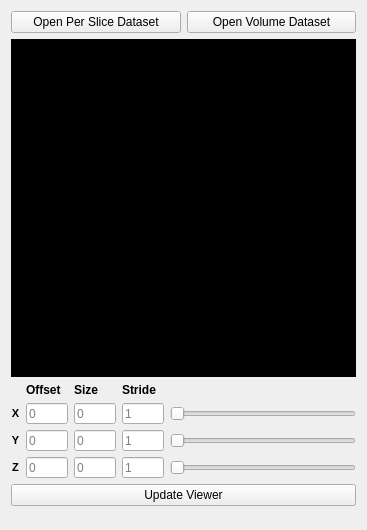
<?xml version="1.0" encoding="UTF-8"?>
<ui version="4.0">
 <class>data_toolbox</class>
 <widget class="QWidget" name="data_toolbox">
  <property name="enabled">
   <bool>true</bool>
  </property>
  <property name="geometry">
   <rect>
    <x>0</x>
    <y>0</y>
    <width>367</width>
    <height>530</height>
   </rect>
  </property>
  <property name="sizePolicy">
   <sizepolicy hsizetype="Expanding" vsizetype="Expanding">
    <horstretch>0</horstretch>
    <verstretch>0</verstretch>
   </sizepolicy>
  </property>
  <property name="windowTitle">
   <string>Data Toolbox</string>
  </property>
  <layout class="QGridLayout" name="gridLayout_2">
   <item row="0" column="0" colspan="5">
    <layout class="QHBoxLayout" name="horizontal_layout">
     <item>
      <widget class="QPushButton" name="button_open_slice">
       <property name="text">
        <string>Open Per Slice Dataset</string>
       </property>
      </widget>
     </item>
     <item>
      <widget class="QPushButton" name="button_open_volume">
       <property name="text">
        <string>Open Volume Dataset</string>
       </property>
      </widget>
     </item>
    </layout>
   </item>
   <item row="1" column="0" colspan="5">
    <widget class="QxtLetterBoxWidget" name="letterbox">
     <property name="sizePolicy">
      <sizepolicy hsizetype="Expanding" vsizetype="Expanding">
       <horstretch>0</horstretch>
       <verstretch>4</verstretch>
      </sizepolicy>
     </property>
     <layout class="QGridLayout" name="gridLayout">
      <property name="leftMargin">
       <number>0</number>
      </property>
      <property name="topMargin">
       <number>0</number>
      </property>
      <property name="rightMargin">
       <number>0</number>
      </property>
      <property name="bottomMargin">
       <number>0</number>
      </property>
      <property name="spacing">
       <number>0</number>
      </property>
      <item row="1" column="0">
       <widget class="pli::roi_selector" name="image">
        <property name="sizePolicy">
         <sizepolicy hsizetype="Ignored" vsizetype="Ignored">
          <horstretch>0</horstretch>
          <verstretch>0</verstretch>
         </sizepolicy>
        </property>
        <property name="minimumSize">
         <size>
          <width>0</width>
          <height>0</height>
         </size>
        </property>
        <property name="palette">
         <palette>
          <active>
           <colorrole role="WindowText">
            <brush brushstyle="SolidPattern">
             <color alpha="255">
              <red>255</red>
              <green>255</green>
              <blue>255</blue>
             </color>
            </brush>
           </colorrole>
           <colorrole role="Button">
            <brush brushstyle="SolidPattern">
             <color alpha="255">
              <red>0</red>
              <green>0</green>
              <blue>0</blue>
             </color>
            </brush>
           </colorrole>
           <colorrole role="Light">
            <brush brushstyle="SolidPattern">
             <color alpha="255">
              <red>0</red>
              <green>0</green>
              <blue>0</blue>
             </color>
            </brush>
           </colorrole>
           <colorrole role="Midlight">
            <brush brushstyle="SolidPattern">
             <color alpha="255">
              <red>0</red>
              <green>0</green>
              <blue>0</blue>
             </color>
            </brush>
           </colorrole>
           <colorrole role="Dark">
            <brush brushstyle="SolidPattern">
             <color alpha="255">
              <red>0</red>
              <green>0</green>
              <blue>0</blue>
             </color>
            </brush>
           </colorrole>
           <colorrole role="Mid">
            <brush brushstyle="SolidPattern">
             <color alpha="255">
              <red>0</red>
              <green>0</green>
              <blue>0</blue>
             </color>
            </brush>
           </colorrole>
           <colorrole role="Text">
            <brush brushstyle="SolidPattern">
             <color alpha="255">
              <red>255</red>
              <green>255</green>
              <blue>255</blue>
             </color>
            </brush>
           </colorrole>
           <colorrole role="BrightText">
            <brush brushstyle="SolidPattern">
             <color alpha="255">
              <red>255</red>
              <green>255</green>
              <blue>255</blue>
             </color>
            </brush>
           </colorrole>
           <colorrole role="ButtonText">
            <brush brushstyle="SolidPattern">
             <color alpha="255">
              <red>255</red>
              <green>255</green>
              <blue>255</blue>
             </color>
            </brush>
           </colorrole>
           <colorrole role="Base">
            <brush brushstyle="SolidPattern">
             <color alpha="255">
              <red>0</red>
              <green>0</green>
              <blue>0</blue>
             </color>
            </brush>
           </colorrole>
           <colorrole role="Window">
            <brush brushstyle="SolidPattern">
             <color alpha="255">
              <red>0</red>
              <green>0</green>
              <blue>0</blue>
             </color>
            </brush>
           </colorrole>
           <colorrole role="Shadow">
            <brush brushstyle="SolidPattern">
             <color alpha="255">
              <red>0</red>
              <green>0</green>
              <blue>0</blue>
             </color>
            </brush>
           </colorrole>
           <colorrole role="AlternateBase">
            <brush brushstyle="SolidPattern">
             <color alpha="255">
              <red>0</red>
              <green>0</green>
              <blue>0</blue>
             </color>
            </brush>
           </colorrole>
           <colorrole role="ToolTipBase">
            <brush brushstyle="SolidPattern">
             <color alpha="255">
              <red>255</red>
              <green>255</green>
              <blue>220</blue>
             </color>
            </brush>
           </colorrole>
           <colorrole role="ToolTipText">
            <brush brushstyle="SolidPattern">
             <color alpha="255">
              <red>0</red>
              <green>0</green>
              <blue>0</blue>
             </color>
            </brush>
           </colorrole>
          </active>
          <inactive>
           <colorrole role="WindowText">
            <brush brushstyle="SolidPattern">
             <color alpha="255">
              <red>255</red>
              <green>255</green>
              <blue>255</blue>
             </color>
            </brush>
           </colorrole>
           <colorrole role="Button">
            <brush brushstyle="SolidPattern">
             <color alpha="255">
              <red>0</red>
              <green>0</green>
              <blue>0</blue>
             </color>
            </brush>
           </colorrole>
           <colorrole role="Light">
            <brush brushstyle="SolidPattern">
             <color alpha="255">
              <red>0</red>
              <green>0</green>
              <blue>0</blue>
             </color>
            </brush>
           </colorrole>
           <colorrole role="Midlight">
            <brush brushstyle="SolidPattern">
             <color alpha="255">
              <red>0</red>
              <green>0</green>
              <blue>0</blue>
             </color>
            </brush>
           </colorrole>
           <colorrole role="Dark">
            <brush brushstyle="SolidPattern">
             <color alpha="255">
              <red>0</red>
              <green>0</green>
              <blue>0</blue>
             </color>
            </brush>
           </colorrole>
           <colorrole role="Mid">
            <brush brushstyle="SolidPattern">
             <color alpha="255">
              <red>0</red>
              <green>0</green>
              <blue>0</blue>
             </color>
            </brush>
           </colorrole>
           <colorrole role="Text">
            <brush brushstyle="SolidPattern">
             <color alpha="255">
              <red>255</red>
              <green>255</green>
              <blue>255</blue>
             </color>
            </brush>
           </colorrole>
           <colorrole role="BrightText">
            <brush brushstyle="SolidPattern">
             <color alpha="255">
              <red>255</red>
              <green>255</green>
              <blue>255</blue>
             </color>
            </brush>
           </colorrole>
           <colorrole role="ButtonText">
            <brush brushstyle="SolidPattern">
             <color alpha="255">
              <red>255</red>
              <green>255</green>
              <blue>255</blue>
             </color>
            </brush>
           </colorrole>
           <colorrole role="Base">
            <brush brushstyle="SolidPattern">
             <color alpha="255">
              <red>0</red>
              <green>0</green>
              <blue>0</blue>
             </color>
            </brush>
           </colorrole>
           <colorrole role="Window">
            <brush brushstyle="SolidPattern">
             <color alpha="255">
              <red>0</red>
              <green>0</green>
              <blue>0</blue>
             </color>
            </brush>
           </colorrole>
           <colorrole role="Shadow">
            <brush brushstyle="SolidPattern">
             <color alpha="255">
              <red>0</red>
              <green>0</green>
              <blue>0</blue>
             </color>
            </brush>
           </colorrole>
           <colorrole role="AlternateBase">
            <brush brushstyle="SolidPattern">
             <color alpha="255">
              <red>0</red>
              <green>0</green>
              <blue>0</blue>
             </color>
            </brush>
           </colorrole>
           <colorrole role="ToolTipBase">
            <brush brushstyle="SolidPattern">
             <color alpha="255">
              <red>255</red>
              <green>255</green>
              <blue>220</blue>
             </color>
            </brush>
           </colorrole>
           <colorrole role="ToolTipText">
            <brush brushstyle="SolidPattern">
             <color alpha="255">
              <red>0</red>
              <green>0</green>
              <blue>0</blue>
             </color>
            </brush>
           </colorrole>
          </inactive>
          <disabled>
           <colorrole role="WindowText">
            <brush brushstyle="SolidPattern">
             <color alpha="255">
              <red>0</red>
              <green>0</green>
              <blue>0</blue>
             </color>
            </brush>
           </colorrole>
           <colorrole role="Button">
            <brush brushstyle="SolidPattern">
             <color alpha="255">
              <red>0</red>
              <green>0</green>
              <blue>0</blue>
             </color>
            </brush>
           </colorrole>
           <colorrole role="Light">
            <brush brushstyle="SolidPattern">
             <color alpha="255">
              <red>0</red>
              <green>0</green>
              <blue>0</blue>
             </color>
            </brush>
           </colorrole>
           <colorrole role="Midlight">
            <brush brushstyle="SolidPattern">
             <color alpha="255">
              <red>0</red>
              <green>0</green>
              <blue>0</blue>
             </color>
            </brush>
           </colorrole>
           <colorrole role="Dark">
            <brush brushstyle="SolidPattern">
             <color alpha="255">
              <red>0</red>
              <green>0</green>
              <blue>0</blue>
             </color>
            </brush>
           </colorrole>
           <colorrole role="Mid">
            <brush brushstyle="SolidPattern">
             <color alpha="255">
              <red>0</red>
              <green>0</green>
              <blue>0</blue>
             </color>
            </brush>
           </colorrole>
           <colorrole role="Text">
            <brush brushstyle="SolidPattern">
             <color alpha="255">
              <red>0</red>
              <green>0</green>
              <blue>0</blue>
             </color>
            </brush>
           </colorrole>
           <colorrole role="BrightText">
            <brush brushstyle="SolidPattern">
             <color alpha="255">
              <red>255</red>
              <green>255</green>
              <blue>255</blue>
             </color>
            </brush>
           </colorrole>
           <colorrole role="ButtonText">
            <brush brushstyle="SolidPattern">
             <color alpha="255">
              <red>0</red>
              <green>0</green>
              <blue>0</blue>
             </color>
            </brush>
           </colorrole>
           <colorrole role="Base">
            <brush brushstyle="SolidPattern">
             <color alpha="255">
              <red>0</red>
              <green>0</green>
              <blue>0</blue>
             </color>
            </brush>
           </colorrole>
           <colorrole role="Window">
            <brush brushstyle="SolidPattern">
             <color alpha="255">
              <red>0</red>
              <green>0</green>
              <blue>0</blue>
             </color>
            </brush>
           </colorrole>
           <colorrole role="Shadow">
            <brush brushstyle="SolidPattern">
             <color alpha="255">
              <red>0</red>
              <green>0</green>
              <blue>0</blue>
             </color>
            </brush>
           </colorrole>
           <colorrole role="AlternateBase">
            <brush brushstyle="SolidPattern">
             <color alpha="255">
              <red>0</red>
              <green>0</green>
              <blue>0</blue>
             </color>
            </brush>
           </colorrole>
           <colorrole role="ToolTipBase">
            <brush brushstyle="SolidPattern">
             <color alpha="255">
              <red>255</red>
              <green>255</green>
              <blue>220</blue>
             </color>
            </brush>
           </colorrole>
           <colorrole role="ToolTipText">
            <brush brushstyle="SolidPattern">
             <color alpha="255">
              <red>0</red>
              <green>0</green>
              <blue>0</blue>
             </color>
            </brush>
           </colorrole>
          </disabled>
         </palette>
        </property>
        <property name="autoFillBackground">
         <bool>true</bool>
        </property>
        <property name="text">
         <string/>
        </property>
        <property name="scaledContents">
         <bool>true</bool>
        </property>
       </widget>
      </item>
     </layout>
    </widget>
   </item>
   <item row="2" column="1">
    <widget class="QLabel" name="label_offset">
     <property name="sizePolicy">
      <sizepolicy hsizetype="Minimum" vsizetype="Minimum">
       <horstretch>0</horstretch>
       <verstretch>0</verstretch>
      </sizepolicy>
     </property>
     <property name="font">
      <font>
       <weight>75</weight>
       <bold>true</bold>
      </font>
     </property>
     <property name="text">
      <string>Offset</string>
     </property>
    </widget>
   </item>
   <item row="2" column="2">
    <widget class="QLabel" name="label_size">
     <property name="sizePolicy">
      <sizepolicy hsizetype="Minimum" vsizetype="Minimum">
       <horstretch>0</horstretch>
       <verstretch>0</verstretch>
      </sizepolicy>
     </property>
     <property name="font">
      <font>
       <weight>75</weight>
       <bold>true</bold>
      </font>
     </property>
     <property name="text">
      <string>Size</string>
     </property>
    </widget>
   </item>
   <item row="2" column="3">
    <widget class="QLabel" name="label_stride">
     <property name="sizePolicy">
      <sizepolicy hsizetype="Minimum" vsizetype="Minimum">
       <horstretch>0</horstretch>
       <verstretch>0</verstretch>
      </sizepolicy>
     </property>
     <property name="font">
      <font>
       <weight>75</weight>
       <bold>true</bold>
      </font>
     </property>
     <property name="text">
      <string>Stride</string>
     </property>
    </widget>
   </item>
   <item row="3" column="0">
    <widget class="QLabel" name="label_x">
     <property name="sizePolicy">
      <sizepolicy hsizetype="Minimum" vsizetype="Minimum">
       <horstretch>0</horstretch>
       <verstretch>0</verstretch>
      </sizepolicy>
     </property>
     <property name="font">
      <font>
       <pointsize>8</pointsize>
       <weight>75</weight>
       <bold>true</bold>
      </font>
     </property>
     <property name="text">
      <string>X</string>
     </property>
     <property name="alignment">
      <set>Qt::AlignCenter</set>
     </property>
    </widget>
   </item>
   <item row="3" column="1">
    <widget class="QLineEdit" name="line_edit_offset_x">
     <property name="sizePolicy">
      <sizepolicy hsizetype="Fixed" vsizetype="Fixed">
       <horstretch>0</horstretch>
       <verstretch>0</verstretch>
      </sizepolicy>
     </property>
     <property name="minimumSize">
      <size>
       <width>42</width>
       <height>21</height>
      </size>
     </property>
     <property name="maximumSize">
      <size>
       <width>42</width>
       <height>21</height>
      </size>
     </property>
     <property name="toolTip">
      <string>Offset</string>
     </property>
     <property name="text">
      <string/>
     </property>
     <property name="alignment">
      <set>Qt::AlignLeading|Qt::AlignLeft|Qt::AlignVCenter</set>
     </property>
     <property name="placeholderText">
      <string>0</string>
     </property>
    </widget>
   </item>
   <item row="3" column="2">
    <widget class="QLineEdit" name="line_edit_size_x">
     <property name="sizePolicy">
      <sizepolicy hsizetype="Fixed" vsizetype="Fixed">
       <horstretch>0</horstretch>
       <verstretch>0</verstretch>
      </sizepolicy>
     </property>
     <property name="minimumSize">
      <size>
       <width>42</width>
       <height>21</height>
      </size>
     </property>
     <property name="maximumSize">
      <size>
       <width>42</width>
       <height>21</height>
      </size>
     </property>
     <property name="toolTip">
      <string>Size</string>
     </property>
     <property name="text">
      <string/>
     </property>
     <property name="alignment">
      <set>Qt::AlignLeading|Qt::AlignLeft|Qt::AlignVCenter</set>
     </property>
     <property name="placeholderText">
      <string>0</string>
     </property>
    </widget>
   </item>
   <item row="3" column="3">
    <widget class="QLineEdit" name="line_edit_stride_x">
     <property name="sizePolicy">
      <sizepolicy hsizetype="Fixed" vsizetype="Fixed">
       <horstretch>0</horstretch>
       <verstretch>0</verstretch>
      </sizepolicy>
     </property>
     <property name="minimumSize">
      <size>
       <width>42</width>
       <height>21</height>
      </size>
     </property>
     <property name="maximumSize">
      <size>
       <width>42</width>
       <height>21</height>
      </size>
     </property>
     <property name="toolTip">
      <string>Size</string>
     </property>
     <property name="text">
      <string/>
     </property>
     <property name="alignment">
      <set>Qt::AlignLeading|Qt::AlignLeft|Qt::AlignVCenter</set>
     </property>
     <property name="placeholderText">
      <string>1</string>
     </property>
    </widget>
   </item>
   <item row="3" column="4">
    <widget class="QxtSpanSlider" name="slider_x">
     <property name="sizePolicy">
      <sizepolicy hsizetype="Preferred" vsizetype="Fixed">
       <horstretch>1</horstretch>
       <verstretch>0</verstretch>
      </sizepolicy>
     </property>
     <property name="minimumSize">
      <size>
       <width>0</width>
       <height>0</height>
      </size>
     </property>
     <property name="maximum">
      <number>0</number>
     </property>
     <property name="value">
      <number>0</number>
     </property>
     <property name="orientation">
      <enum>Qt::Horizontal</enum>
     </property>
    </widget>
   </item>
   <item row="4" column="0">
    <widget class="QLabel" name="label_y">
     <property name="sizePolicy">
      <sizepolicy hsizetype="Minimum" vsizetype="Minimum">
       <horstretch>0</horstretch>
       <verstretch>0</verstretch>
      </sizepolicy>
     </property>
     <property name="font">
      <font>
       <pointsize>8</pointsize>
       <weight>75</weight>
       <bold>true</bold>
      </font>
     </property>
     <property name="text">
      <string>Y</string>
     </property>
     <property name="alignment">
      <set>Qt::AlignCenter</set>
     </property>
    </widget>
   </item>
   <item row="4" column="1">
    <widget class="QLineEdit" name="line_edit_offset_y">
     <property name="sizePolicy">
      <sizepolicy hsizetype="Fixed" vsizetype="Fixed">
       <horstretch>0</horstretch>
       <verstretch>0</verstretch>
      </sizepolicy>
     </property>
     <property name="minimumSize">
      <size>
       <width>42</width>
       <height>21</height>
      </size>
     </property>
     <property name="maximumSize">
      <size>
       <width>42</width>
       <height>21</height>
      </size>
     </property>
     <property name="toolTip">
      <string>Offset</string>
     </property>
     <property name="text">
      <string/>
     </property>
     <property name="alignment">
      <set>Qt::AlignLeading|Qt::AlignLeft|Qt::AlignVCenter</set>
     </property>
     <property name="placeholderText">
      <string>0</string>
     </property>
    </widget>
   </item>
   <item row="4" column="2">
    <widget class="QLineEdit" name="line_edit_size_y">
     <property name="sizePolicy">
      <sizepolicy hsizetype="Fixed" vsizetype="Fixed">
       <horstretch>0</horstretch>
       <verstretch>0</verstretch>
      </sizepolicy>
     </property>
     <property name="minimumSize">
      <size>
       <width>42</width>
       <height>21</height>
      </size>
     </property>
     <property name="maximumSize">
      <size>
       <width>42</width>
       <height>21</height>
      </size>
     </property>
     <property name="toolTip">
      <string>Size</string>
     </property>
     <property name="text">
      <string/>
     </property>
     <property name="alignment">
      <set>Qt::AlignLeading|Qt::AlignLeft|Qt::AlignVCenter</set>
     </property>
     <property name="placeholderText">
      <string>0</string>
     </property>
    </widget>
   </item>
   <item row="4" column="3">
    <widget class="QLineEdit" name="line_edit_stride_y">
     <property name="sizePolicy">
      <sizepolicy hsizetype="Fixed" vsizetype="Fixed">
       <horstretch>0</horstretch>
       <verstretch>0</verstretch>
      </sizepolicy>
     </property>
     <property name="minimumSize">
      <size>
       <width>42</width>
       <height>21</height>
      </size>
     </property>
     <property name="maximumSize">
      <size>
       <width>42</width>
       <height>21</height>
      </size>
     </property>
     <property name="toolTip">
      <string>Size</string>
     </property>
     <property name="text">
      <string/>
     </property>
     <property name="alignment">
      <set>Qt::AlignLeading|Qt::AlignLeft|Qt::AlignVCenter</set>
     </property>
     <property name="placeholderText">
      <string>1</string>
     </property>
    </widget>
   </item>
   <item row="4" column="4">
    <widget class="QxtSpanSlider" name="slider_y">
     <property name="sizePolicy">
      <sizepolicy hsizetype="Preferred" vsizetype="Fixed">
       <horstretch>1</horstretch>
       <verstretch>0</verstretch>
      </sizepolicy>
     </property>
     <property name="minimumSize">
      <size>
       <width>0</width>
       <height>0</height>
      </size>
     </property>
     <property name="maximum">
      <number>0</number>
     </property>
     <property name="value">
      <number>0</number>
     </property>
     <property name="orientation">
      <enum>Qt::Horizontal</enum>
     </property>
    </widget>
   </item>
   <item row="5" column="0">
    <widget class="QLabel" name="label_z">
     <property name="sizePolicy">
      <sizepolicy hsizetype="Minimum" vsizetype="Minimum">
       <horstretch>0</horstretch>
       <verstretch>0</verstretch>
      </sizepolicy>
     </property>
     <property name="font">
      <font>
       <pointsize>8</pointsize>
       <weight>75</weight>
       <bold>true</bold>
      </font>
     </property>
     <property name="text">
      <string>Z</string>
     </property>
     <property name="alignment">
      <set>Qt::AlignCenter</set>
     </property>
    </widget>
   </item>
   <item row="5" column="1">
    <widget class="QLineEdit" name="line_edit_offset_z">
     <property name="sizePolicy">
      <sizepolicy hsizetype="Fixed" vsizetype="Fixed">
       <horstretch>0</horstretch>
       <verstretch>0</verstretch>
      </sizepolicy>
     </property>
     <property name="minimumSize">
      <size>
       <width>42</width>
       <height>21</height>
      </size>
     </property>
     <property name="maximumSize">
      <size>
       <width>42</width>
       <height>21</height>
      </size>
     </property>
     <property name="toolTip">
      <string>Offset</string>
     </property>
     <property name="text">
      <string/>
     </property>
     <property name="alignment">
      <set>Qt::AlignLeading|Qt::AlignLeft|Qt::AlignVCenter</set>
     </property>
     <property name="placeholderText">
      <string>0</string>
     </property>
    </widget>
   </item>
   <item row="5" column="2">
    <widget class="QLineEdit" name="line_edit_size_z">
     <property name="sizePolicy">
      <sizepolicy hsizetype="Fixed" vsizetype="Fixed">
       <horstretch>0</horstretch>
       <verstretch>0</verstretch>
      </sizepolicy>
     </property>
     <property name="minimumSize">
      <size>
       <width>42</width>
       <height>21</height>
      </size>
     </property>
     <property name="maximumSize">
      <size>
       <width>42</width>
       <height>21</height>
      </size>
     </property>
     <property name="toolTip">
      <string>Size</string>
     </property>
     <property name="text">
      <string/>
     </property>
     <property name="alignment">
      <set>Qt::AlignLeading|Qt::AlignLeft|Qt::AlignVCenter</set>
     </property>
     <property name="placeholderText">
      <string>0</string>
     </property>
    </widget>
   </item>
   <item row="5" column="3">
    <widget class="QLineEdit" name="line_edit_stride_z">
     <property name="sizePolicy">
      <sizepolicy hsizetype="Fixed" vsizetype="Fixed">
       <horstretch>0</horstretch>
       <verstretch>0</verstretch>
      </sizepolicy>
     </property>
     <property name="minimumSize">
      <size>
       <width>42</width>
       <height>21</height>
      </size>
     </property>
     <property name="maximumSize">
      <size>
       <width>42</width>
       <height>21</height>
      </size>
     </property>
     <property name="toolTip">
      <string>Size</string>
     </property>
     <property name="text">
      <string/>
     </property>
     <property name="alignment">
      <set>Qt::AlignLeading|Qt::AlignLeft|Qt::AlignVCenter</set>
     </property>
     <property name="placeholderText">
      <string>1</string>
     </property>
    </widget>
   </item>
   <item row="5" column="4">
    <widget class="QxtSpanSlider" name="slider_z">
     <property name="sizePolicy">
      <sizepolicy hsizetype="Preferred" vsizetype="Fixed">
       <horstretch>1</horstretch>
       <verstretch>0</verstretch>
      </sizepolicy>
     </property>
     <property name="minimumSize">
      <size>
       <width>0</width>
       <height>0</height>
      </size>
     </property>
     <property name="maximum">
      <number>0</number>
     </property>
     <property name="value">
      <number>0</number>
     </property>
     <property name="orientation">
      <enum>Qt::Horizontal</enum>
     </property>
    </widget>
   </item>
   <item row="6" column="0" colspan="5">
    <widget class="QPushButton" name="button_update">
     <property name="text">
      <string>Update Viewer</string>
     </property>
    </widget>
   </item>
   <item row="7" column="0" colspan="5">
    <spacer name="verticalSpacer">
     <property name="orientation">
      <enum>Qt::Vertical</enum>
     </property>
     <property name="sizeHint" stdset="0">
      <size>
       <width>166</width>
       <height>13</height>
      </size>
     </property>
    </spacer>
   </item>
  </layout>
  <zorder>slider_x</zorder>
  <zorder>slider_y</zorder>
  <zorder>label_x</zorder>
  <zorder>line_edit_offset_x</zorder>
  <zorder>line_edit_offset_z</zorder>
  <zorder>label_z</zorder>
  <zorder>slider_z</zorder>
  <zorder>letterbox</zorder>
  <zorder>label_offset</zorder>
  <zorder>button_update</zorder>
  <zorder>label_size</zorder>
  <zorder>line_edit_size_x</zorder>
  <zorder>line_edit_size_z</zorder>
  <zorder>line_edit_offset_y</zorder>
  <zorder>label_y</zorder>
  <zorder>line_edit_size_y</zorder>
  <zorder>verticalSpacer</zorder>
  <zorder>label_stride</zorder>
  <zorder>line_edit_stride_y</zorder>
  <zorder>line_edit_stride_x</zorder>
  <zorder>line_edit_stride_z</zorder>
 </widget>
 <customwidgets>
  <customwidget>
   <class>QxtSpanSlider</class>
   <extends>QSlider</extends>
   <header location="global">pli_vis/third_party/qxt/QxtSpanSlider.h</header>
  </customwidget>
  <customwidget>
   <class>QxtLetterBoxWidget</class>
   <extends>QFrame</extends>
   <header location="global">pli_vis/third_party/qxt/QxtLetterBoxWidget.h</header>
   <container>1</container>
  </customwidget>
  <customwidget>
   <class>pli::roi_selector</class>
   <extends>QLabel</extends>
   <header location="global">pli_vis/ui/widgets/roi_selector.hpp</header>
  </customwidget>
 </customwidgets>
 <resources/>
 <connections/>
</ui>
